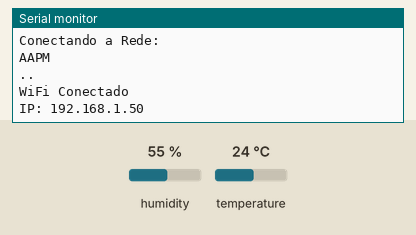
Simulated run of this sketch. Board: ESP8266 (NodeMCU). Shown: the last lines printed to the serial monitor. The inputs (shaded band) are chosen by the test bench; at power-on: humidity 55 %, temperature 24 °C. WiFi joins after 1.5 s; servers stay silent unless stated; uploads are accepted with an empty reply.

Above: at 3.2 s.
3.3 s: humidity set to 22 %
At 6.9 s:
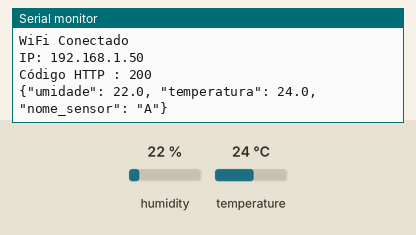
9.5 s: temperature set to 12 °C
At 11.7 s:
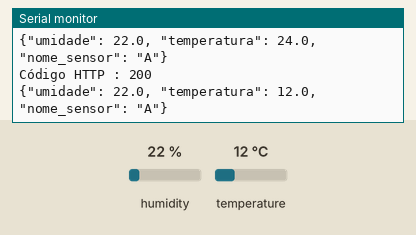
15.7 s: humidity set to 40 %
At 20.1 s:
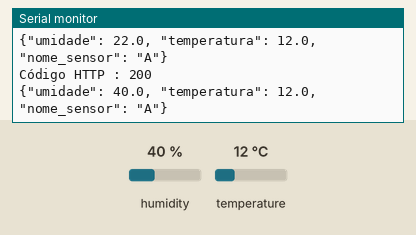

Measured:
- after the input at 3.3 s, the serial monitor: prints a new line after 2.9 s (image 1)
- after the input at 9.5 s, the serial monitor: prints a new line after 0.93 s (image 2)
- after the input at 15.7 s, the serial monitor: prints a new line after 3.1 s (image 3)

The sketch:

DHT11_Serial_Wifi_Post.ino
```cpp
#include <ESP8266HTTPClient.h>
#include <ESP8266WiFi.h>
#include <DHTesp.h>

const char* ssid = "AAPM";  // Rede WiFi
const char* password = "";  //Senha da Rede WiFi

#define DHTpin 14    //D5 of NodeMCU is GPIO14

DHTesp dht;

void setup()
{
  Serial.begin(115200);

  dht.setup(DHTpin, DHTesp::DHT11); //for DHT11 Connect DHT sensor to GPIO 17

  Serial.println("Conectando a Rede: "); //Imprime na serial a mensagem
  Serial.println(ssid); //Imprime na serial o nome da Rede Wi-Fi
  WiFi.begin(ssid, password); //Inicialização da comunicação Wi-Fi

  //Verificação da conexão
  while(WiFi.status() != WL_CONNECTED) { //Enquanto estiver aguardando status da conexão
    delay(1000);
    Serial.print("."); //Imprime pontos
  }
  Serial.println("");
  Serial.println("WiFi Conectado");
  Serial.print("IP: ");
  Serial.println(WiFi.localIP()); //Função para exibir o IP da ESP
  }

void loop()
{
  delay(4 * 1000 * 1);
  float umi = dht.getHumidity();
  float temp = dht.getTemperature();


  String dados = "{\"umidade\": " + String(umi, 1) + ", \"temperatura\": " + String(temp, 1) + ", \"nome_sensor\": \"A\"}";

   if(WiFi.status()== WL_CONNECTED){

    HTTPClient http;

    http.begin("http://senai-metrologia.brazilsouth.cloudapp.azure.com/api");
    http.addHeader("Content-Type", "application/json");

     int codigo_resposta = http.POST(dados);

    if(codigo_resposta>0){

      Serial.println("Código HTTP : " + String(codigo_resposta));

      if(codigo_resposta == 201){
        String resposta = http.getString();
        Serial.println("O servidor respondeu : ");
        Serial.println(resposta);

      }

    }else{

     Serial.print("Erro enviando POST, código: ");
     Serial.println(codigo_resposta);

    }

    http.end();

  }else{

     Serial.println("Erro na conexão WIFI");

  }
  Serial.println(dados);
}
```
